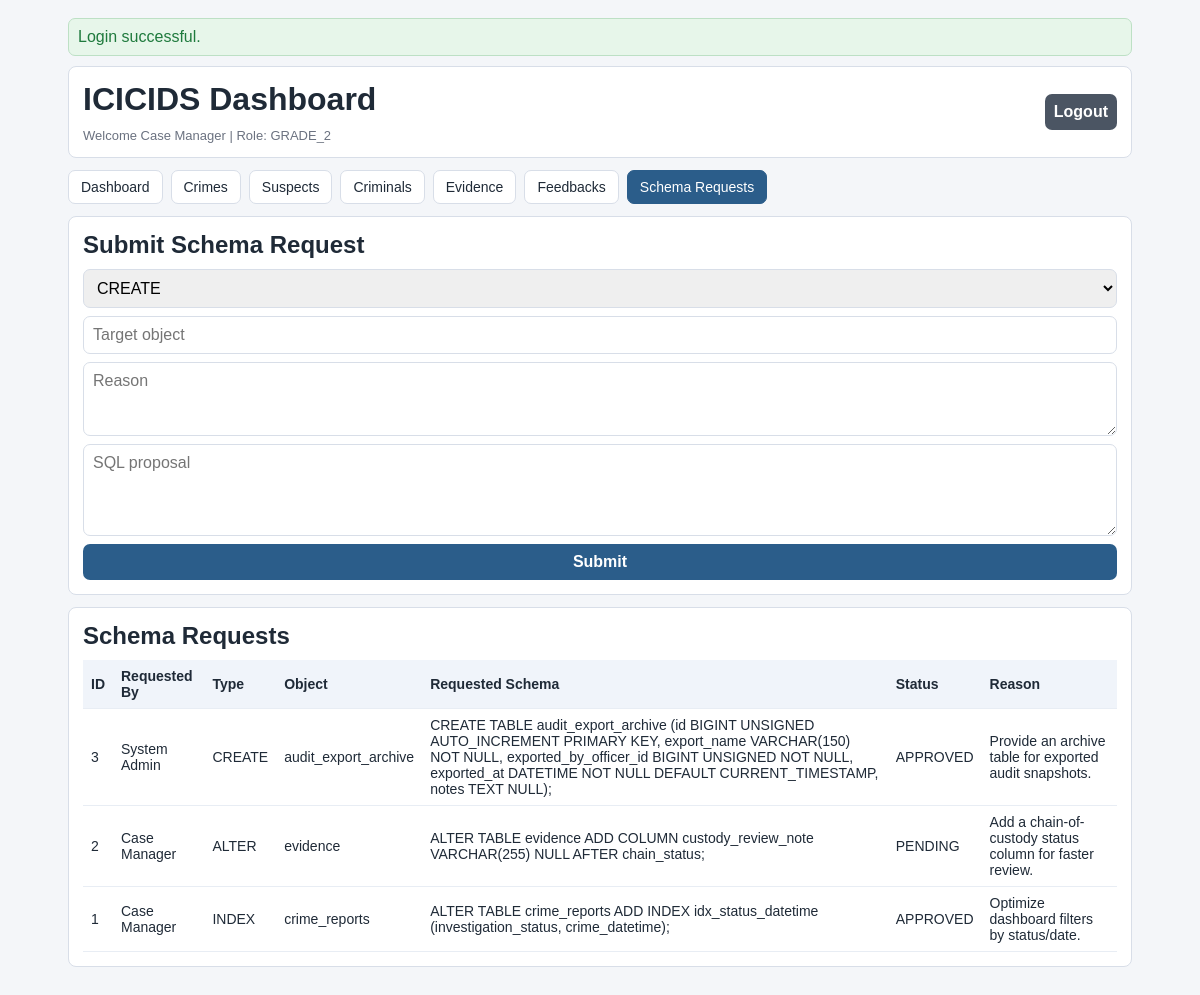
The page /index.php?view=schema (signed in) on the database its author committed.
### tables this page shows
CREATE TABLE schema_requests (
    id BIGINT UNSIGNED AUTO_INCREMENT PRIMARY KEY,
    requested_by_officer_id BIGINT UNSIGNED NOT NULL,
    request_type ENUM('CREATE', 'ALTER', 'DROP', 'INDEX', 'OTHER') NOT NULL,
    object_name VARCHAR(150) NOT NULL,
    reason TEXT NOT NULL,
    sql_proposal TEXT NOT NULL,
    status ENUM('PENDING', 'APPROVED', 'REJECTED', 'IMPLEMENTED') NOT NULL DEFAULT 'PENDING',
    reviewed_by_officer_id BIGINT UNSIGNED NULL,
    review_notes TEXT NULL,
    created_at DATETIME NOT NULL DEFAULT CURRENT_TIMESTAMP,
    reviewed_at DATETIME NULL,
    implemented_at DATETIME NULL,
    CONSTRAINT fk_schema_requests_requested_by
        FOREIGN KEY (requested_by_officer_id) REFERENCES officers(id)
        ON UPDATE CASCADE ON DELETE CASCADE,
    CONSTRAINT fk_schema_requests_reviewed_by
        FOREIGN KEY (reviewed_by_officer_id) REFERENCES officers(id)
        ON UPDATE CASCADE ON DELETE SET NULL,
    INDEX idx_schema_requests_requested_by (requested_by_officer_id),
    INDEX idx_schema_requests_status (status),
    INDEX idx_schema_requests_type (request_type),
    INDEX idx_schema_requests_created_at (created_at)
);

CREATE TABLE officers (
    id BIGINT UNSIGNED AUTO_INCREMENT PRIMARY KEY,
    badge_number VARCHAR(30) NOT NULL UNIQUE,
    first_name VARCHAR(100) NOT NULL,
    last_name VARCHAR(100) NOT NULL,
    email VARCHAR(191) NOT NULL UNIQUE,
    phone VARCHAR(30) NULL,
    rank ENUM('GRADE_1', 'GRADE_2', 'GRADE_3') NOT NULL,
    password_hash VARCHAR(255) NOT NULL,
    is_active TINYINT(1) NOT NULL DEFAULT 1,
    last_login_at DATETIME NULL,
    created_at DATETIME NOT NULL DEFAULT CURRENT_TIMESTAMP,
    updated_at DATETIME NOT NULL DEFAULT CURRENT_TIMESTAMP ON UPDATE CURRENT_TIMESTAMP,
    INDEX idx_officers_rank (rank),
    INDEX idx_officers_active (is_active)
);

### Auth.php (called while the page is built, shortened)
<?php
final class Auth
{
    public function isAuthenticated(): bool
    {
        return isset($_SESSION[self::SESSION_KEY]);
    }
    public function currentOfficer(): ?array
    {
        return $_SESSION[self::SESSION_KEY];
    }
    public function enforce(string $operation, ?string $table = null): void
    {
        $officer = $this->currentOfficer();
        $rank = (string)$officer['rank'];
        $normalizedOperation = strtoupper(trim($operation));
        $normalizedTable = $table !== null ? strtolower(trim($table)) : null;
        if (
            $normalizedOperation === 'READ'
            && in_array($normalizedTable, ['officer_activity', 'login_logs'], true)
            && $rank !== self::ROLE_GRADE_1
        ) {
            throw new RuntimeException('Permission denied. Audit logs are restricted to Grade 1 officer.');
        }
        if ($rank === self::ROLE_GRADE_2) {
            $createTables = [
                'crime_reports',
                'suspects',
                'criminals',
                'evidence',
                'crime_report_suspects',
                'crime_report_evidence',
                'suspect_evidence',
                'criminal_history',
                'criminal_aliases',
            ];
            $deleteTables = [
                'crime_reports',
                'suspects',
                'criminals',
                'evidence',
                'crime_report_suspects',
                'crime_report_evidence',
                'suspect_evidence',
                'criminal_history',
                'criminal_aliases',
            ];
            if ($normalizedOperation === 'READ' || $normalizedOperation === 'UPDATE') {
                return;
            }
            if (
                $normalizedOperation === 'CREATE'
                && in_array($normalizedTable, array_merge($createTables, ['schema_requests', 'feedbacks']), true)
            ) {
                return;
            }
            if ($normalizedOperation === 'DELETE' && in_array($normalizedTable, $deleteTables, true)) {
                return;
            }
            throw new RuntimeException('Permission denied for Grade 2 officer.');
        }
        throw new RuntimeException('Unknown role. Access denied.');
    }
    public function can(string $operation, ?string $table = null): bool
    {
        try {
            return true;
        } catch (Throwable $e) {
            return false;
        }
    }
}

### schema.php (the view, shortened to what this page needs)
<?php
$canSubmitSchema = $canSubmitSchema ?? false;
$schemas = $schemas ?? [];
?>
<?php if ($canSubmitSchema): ?>
    <section class="card">
        <h2>Submit Schema Request</h2>
        <form method="post">
            <select name="request_type">
                <option>CREATE</option>
            </select>
            <input name="object_name" required placeholder="Target object">
            <textarea name="reason" rows="3" required placeholder="Reason"></textarea>
            <textarea name="sql_proposal" rows="4" required placeholder="SQL proposal"></textarea>
            <button type="submit">Submit</button>
        </form>
    </section>
<?php endif; ?>
<section class="card">
    <h2>Schema Requests</h2>
    <div class="table-wrap">
        <table>
            <thead><tr><th>ID</th><th>Requested By</th><th>Type</th><th>Object</th><th>Requested Schema</th><th>Status</th><th>Reason</th></tr></thead>
            <tbody>
            <?php foreach ($schemas as $row): ?>
                <tr>
                    <td><?= h((string)$row['id']) ?></td>
                    <td><?= h((string)$row['first_name'] . ' ' . (string)$row['last_name']) ?></td>
                    <td><?= h((string)$row['request_type']) ?></td>
                    <td><?= h((string)$row['object_name']) ?></td>
                    <td><?= h((string)$row['sql_proposal']) ?></td>
                    <td><?= h((string)$row['status']) ?></td>
                    <td><?= h((string)$row['reason']) ?></td>
                </tr>
            <?php endforeach; ?>
            </tbody>
        </table>
    </div>
</section>

### style.css (style rules this page uses)
* { box-sizing: border-box; }
body { margin: 0; font-family: Tahoma, Verdana, sans-serif; background: var(--bg); color: var(--text); }
.card { background: var(--card); border: 1px solid var(--line); border-radius: 8px; padding: 14px; margin-bottom: 12px; }
h1, h2 { margin: 0 0 10px; }
form { display: grid; gap: 8px; }
input, select, textarea, button { width: 100%; border: 1px solid var(--line); border-radius: 7px; padding: 9px; font: inherit; }
button { background: var(--primary); color: #fff; border: none; cursor: pointer; font-weight: 700; }
.table-wrap { overflow-x: auto; }
table { width: 100%; border-collapse: collapse; font-size: 14px; }
th, td { border-bottom: 1px solid #e8edf4; padding: 8px; text-align: left; }
th { background: #f0f4fa; }

### rows shown on the page
schema_requests: id "3", requested_by_officer.last_name "System Admin", request_type "CREATE", object_name "audit_export_archive", sql_proposal "CREATE TABLE audit_export_archive (id BIGINT UNSIGNED AUTO_INCREMENT PRIMARY KEY, export_name VARCHAR(150) NOT NULL, exported_by_officer_id BIGINT UNSIGNED NOT NULL, exported_at DATETIME NOT NULL DEFAULT CURRENT_TIMESTAMP, notes TEXT NULL);", status "APPROVED", reason "Provide an archive table for exported audit snapshots."
schema_requests: id "2", requested_by_officer.last_name "Case Manager", request_type "ALTER", object_name "evidence", sql_proposal "ALTER TABLE evidence ADD COLUMN custody_review_note VARCHAR(255) NULL AFTER chain_status;", status "PENDING", reason "Add a chain-of-custody status column for faster review."
schema_requests: id "1", requested_by_officer.last_name "Case Manager", request_type "INDEX", object_name "crime_reports", sql_proposal "ALTER TABLE crime_reports ADD INDEX idx_status_datetime (investigation_status, crime_datetime);", status "APPROVED", reason "Optimize dashboard filters by status/date."

### other values the page prints
$flash['message'] "Login successful."
$officer['name'] "Case Manager"
$rank "GRADE_2"
